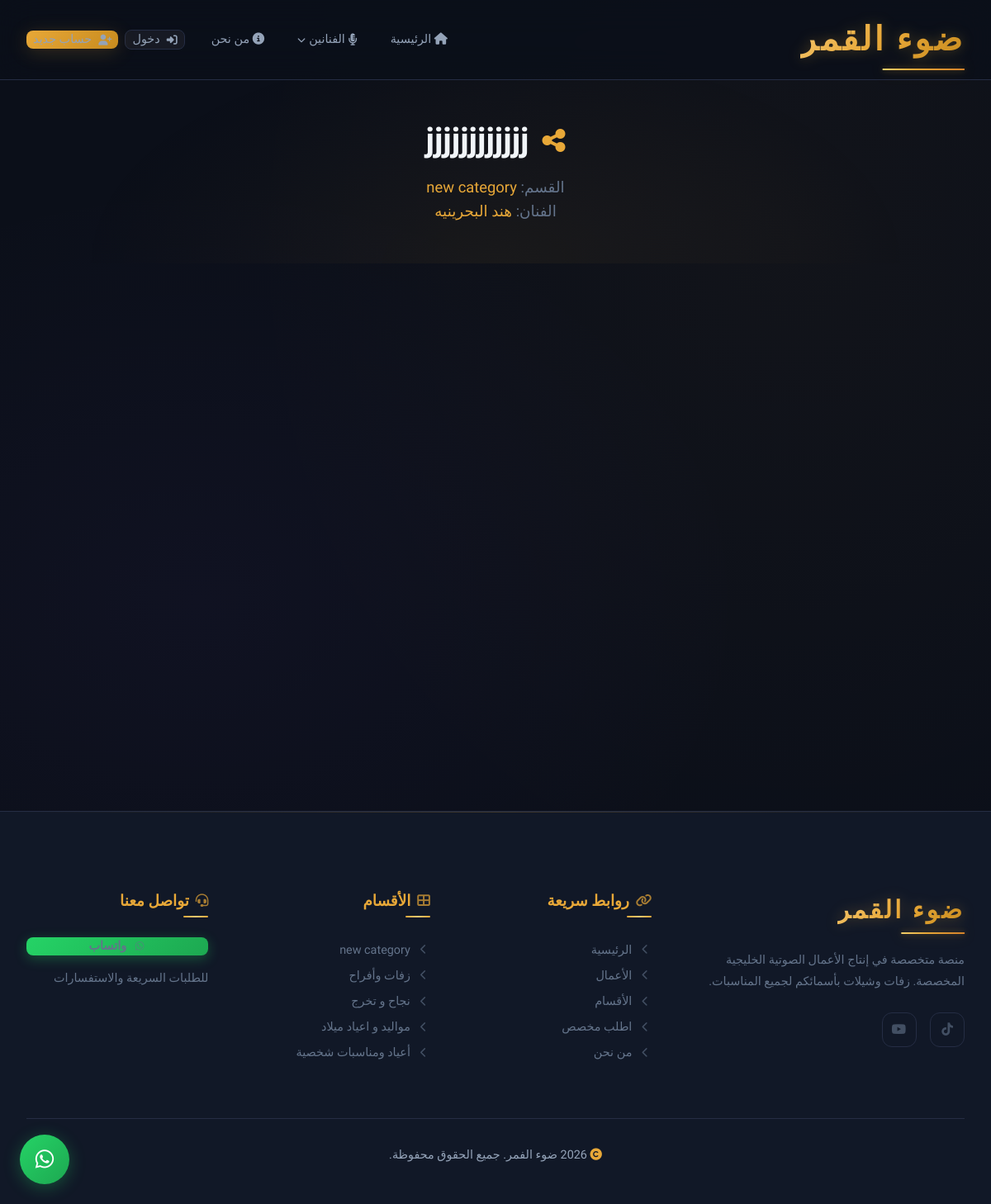
Screenshot of /sample/18 with the database file from the repository.
### app/models.py (models this page shows, shortened)
class Sample(db.Model):
    __tablename__ = 'samples'
    id = db.Column(db.Integer, primary_key=True)
    title = db.Column(db.String(200), nullable=False)
    category_id = db.Column(db.Integer, db.ForeignKey('categories.id'), nullable=False)
    media_type = db.Column(db.String(20), nullable=False, default='youtube')
    media_url = db.Column(db.String(500), nullable=False)
    cover_image = db.Column(db.String(500), nullable=True)
    is_featured = db.Column(db.Boolean, default=False)
    created_at = db.Column(db.DateTime, default=lambda: datetime.now(timezone.utc))
    singers = db.relationship(
        'Singer',
        secondary=sample_singers,
        back_populates='samples',
        order_by='Singer.sort_order, Singer.name',
    )

class Category(db.Model):
    __tablename__ = 'categories'
    id = db.Column(db.Integer, primary_key=True)
    name = db.Column(db.String(100), nullable=False)
    slug = db.Column(db.String(100), unique=True, nullable=False)
    description = db.Column(db.Text, nullable=True)
    icon = db.Column(db.String(50), nullable=True)
    sort_order = db.Column(db.Integer, default=0)
    parent_id = db.Column(db.Integer, db.ForeignKey('categories.id'), nullable=True)
    subcategories = db.relationship(
        'Category',
        backref=db.backref('parent', remote_side=[id]),
        lazy='dynamic'
    )
    samples = db.relationship('Sample', backref='category', lazy='dynamic')

class Singer(db.Model):
    __tablename__ = 'singers'
    id = db.Column(db.Integer, primary_key=True)
    name = db.Column(db.String(120), nullable=False)
    slug = db.Column(db.String(120), unique=True, nullable=False)
    background_image = db.Column(db.String(500), nullable=True)
    sort_order = db.Column(db.Integer, default=0)
    created_at = db.Column(db.DateTime, default=lambda: datetime.now(timezone.utc))
    samples = db.relationship(
        'Sample',
        secondary=sample_singers,
        back_populates='singers',
        lazy='dynamic',
    )

### app/routes/main.py (the view)
@main_bp.route('/sample/<int:sample_id>')
def sample_detail(sample_id):
    sample = (
        Sample.query.options(
            joinedload(Sample.category).joinedload(Category.parent),
            selectinload(Sample.singers),
        )
        .filter_by(id=sample_id)
        .first()
    )
    if sample is None:
        abort(404)
    categories = Category.query.order_by(Category.sort_order).all()
    return render_template('sample.html', sample=sample, categories=categories)

### app/templates/sample.html (shortened to what this page needs)
{% extends "base.html" %}
{% from "macros.html" import back_to_home, sample_card, section_header %}
{% block content %}
<section class="category-hero">
    <div class="container">
        <h1><i class="fas fa-share-nodes"></i> {{ sample.title }}</h1>
        <p>
            <span style="color: var(--text-tertiary);">القسم:</span>
            <a href="{{ url_for('main.category', slug=(sample.category.parent.slug if sample.category.parent else sample.category.slug)) }}" style="color: var(--accent); text-decoration: none;">
                {{ sample.category.parent.name if sample.category.parent else sample.category.name }}
            </a>
            {% if sample.singers %}
            <br>
            <span style="color: var(--text-tertiary);">الفنان:</span>
            {% for singer in sample.singers %}
            <a href="{{ url_for('main.singer', slug=singer.slug) }}" style="color: var(--accent); text-decoration: none;">
                {{ singer.name }}
            </a>{% if not loop.last %}<span style="color: var(--text-dim);">،</span>{% endif %}
            {% endfor %}
            {% endif %}
        </p>
    </div>
</section>
<section class="section">
    <div class="container">
        <div class="samples-grid" style="max-width: 520px; margin: 0 auto;">
        </div>
    </div>
</section>
{% endblock %}

### app/templates/base.html (shortened to what this page needs)
<!DOCTYPE html>
<html lang="ar" dir="rtl">
<head>
    <link rel="stylesheet"
          href="https://cdnjs.cloudflare.com/ajax/libs/font-awesome/6.5.1/css/all.min.css"
          onerror="this.onerror=null;this.href='https://cdn.jsdelivr.net/npm/@fortawesome/fontawesome-free@6.5.1/css/all.min.css';" />
    <link rel="stylesheet" href="{{ url_for('static', filename='css/variables.css') }}">
    <link rel="stylesheet" href="{{ url_for('static', filename='css/base.css') }}">
    <link rel="stylesheet" href="{{ url_for('static', filename='css/components.css') }}">
    <link rel="stylesheet" href="{{ url_for('static', filename='css/pages.css') }}">
</head>
<body>
    <nav class="navbar" id="navbar">
        <div class="container">
            <a href="{{ url_for('main.index') }}" class="logo">ضوء القمر</a>
            <div class="nav-links" id="navLinks">
                <a href="{{ url_for('main.index') }}" class="{% if request.endpoint == 'main.index' %}active{% endif %}">
                    <i class="fas fa-home"></i> الرئيسية
                </a>
                <details class="nav-dropdown {% if request.endpoint == 'main.singer' %}active{% endif %}">
                    <summary class="nav-dropdown__summary">
                        <i class="fas fa-microphone-lines"></i> الفنانين
                        <i class="fas fa-chevron-down nav-dropdown__chevron"></i>
                    </summary>
                </details>
                <a href="{{ url_for('main.about') }}" class="{% if request.endpoint == 'main.about' %}active{% endif %}">
                    <i class="fas fa-info-circle"></i> من نحن
                </a>
                <div class="nav-auth">
                    {% if current_user.is_authenticated %}
                        {% if current_user.is_admin %}
                            <a href="{{ url_for('admin.dashboard') }}" class="btn btn-sm btn-ghost">
                                <i class="fas fa-shield-halved"></i> لوحة التحكم
                            </a>
                        {% endif %}
                        <a href="{{ url_for('orders.dashboard') }}" class="btn btn-sm btn-secondary">
                            <i class="fas fa-clipboard-list"></i> طلباتي
                        </a>
                        <a href="{{ url_for('auth.logout') }}" class="btn btn-sm btn-ghost">
                            <i class="fas fa-sign-out-alt"></i> خروج
                        </a>
                    {% else %}
                        <a href="{{ url_for('auth.login') }}" class="btn btn-sm btn-ghost">
                            <i class="fas fa-sign-in-alt"></i> دخول
                        </a>
                        <a href="{{ url_for('auth.register') }}" class="btn btn-sm btn-primary">
                            <i class="fas fa-user-plus"></i> حساب جديد
                        </a>
                    {% endif %}
                </div>
            </div>
        </div>
    </nav>
    <main>
        {% block content %}{% endblock %}
    </main>
    <footer class="footer">
        <div class="container">
            <div class="footer-grid">
                <div class="footer-col footer-brand">
                    <div class="logo" style="margin-bottom: var(--space-lg); font-size: var(--fs-xl); display: inline-block;">ضوء القمر</div>
                    <p>منصة متخصصة في إنتاج الأعمال الصوتية الخليجية المخصصة. زفات وشيلات بأسمائكم لجميع المناسبات.</p>
                    <div class="footer-social">
                        <a href="https://www.tiktok.com/@.bo6b?_r=1&_t=ZS-95rwLRkdma8" aria-label="TikTok">
                            <i class="fab fa-tiktok"></i>
                        </a>
                        <a href="https://youtube.com/@zaffat-f9o?si=nrIe7QA_RzNBtxz0" aria-label="YouTube">
                            <i class="fab fa-youtube"></i>
                        </a>
                    </div>
                </div>
                <div class="footer-col">
                    <h4 class="footer-col__title"><i class="fas fa-link"></i> روابط سريعة</h4>
                    <a href="{{ url_for('main.index') }}"><i class="fas fa-chevron-left"></i> الرئيسية</a>
                    <a href="{{ url_for('main.index') }}#featured"><i class="fas fa-chevron-left"></i> الأعمال</a>
                    <a href="{{ url_for('main.index') }}#categories"><i class="fas fa-chevron-left"></i> الأقسام</a>
                    <a href="{{ url_for('orders.new_order') }}"><i class="fas fa-chevron-left"></i> اطلب مخصص</a>
                    <a href="{{ url_for('main.about') }}"><i class="fas fa-chevron-left"></i> من نحن</a>
                </div>
                <div class="footer-col">
                    <h4 class="footer-col__title"><i class="fas fa-th-large"></i> الأقسام</h4>
                    {% for category in footer_categories %}
                    <a href="{{ url_for('main.category', slug=category.slug) }}"><i class="fas fa-chevron-left"></i> {{ category.name }}</a>
                    {% endfor %}
                </div>
                <div class="footer-col">
                    <h4 class="footer-col__title"><i class="fas fa-headset"></i> تواصل معنا</h4>
                    <a href="https://wa.me/{{ whatsapp_number.replace('+', '') }}" target="_blank" class="btn btn-whatsapp btn-sm" style="margin-bottom: var(--space-md);">
                        <i class="fab fa-whatsapp"></i> واتساب
                    </a>
                    <p style="font-size: var(--fs-sm); color: var(--text-tertiary);">للطلبات السريعة والاستفسارات</p>
                </div>
            </div>
            <div class="footer-bottom">
                <p><i class="fas fa-copyright"></i> {{ brand_year }} {{ brand_name }}. جميع الحقوق محفوظة.</p>
            </div>
        </div>
    </footer>
    <a href="https://wa.me/{{ whatsapp_number.replace('+', '') }}" target="_blank" class="whatsapp-float" aria-label="تواصل واتساب">
        <i class="fab fa-whatsapp"></i>
    </a>
</body>
</html>

### app/static/css/variables.css (style rules this page uses)
:root { --accent: #E8A838; --accent-light: #F5C871; --accent-dark: #C78B1E; --accent-glow: rgba(232, 168, 56, 0.35); --accent-5: rgba(232, 168, 56, 0.05); --accent-10: rgba(232, 168, 56, 0.10); --accent-15: rgba(232, 168, 56, 0.15); --accent-20: rgba(232, 168, 56, 0.20); --gradient-accent: linear-gradient(135deg, #E8A838 0%, #F5C871 50%, #E8A838 100%); --gradient-accent-btn: linear-gradient(135deg, #E8A838 0%, #C78B1E 100%); --gradient-accent-text: linear-gradient(135deg, #F5C871, #E8A838, #C78B1E); --gradient-accent-vivid: linear-gradient(135deg, #F2D06B 0%, #E8A838 40%, #D4822A 100%); --secondary: #8B5CF6; --secondary-light: #A78BFA; --secondary-dark: #7C3AED; --secondary-glow: rgba(139, 92, 246, 0.25); --secondary-10: rgba(139, 92, 246, 0.10); --tertiary: #14B8A6; --tertiary-glow: rgba(20, 184, 166, 0.2); --bg-base: #0B0F19; --bg-card: #111827; --bg-elevated: #1A2035; --bg-hover: #1E2642; --bg-border: #252D44; --bg-border-light: #2E3A56; --text-primary: #F1F5F9; --text-secondary: #94A3B8; --text-tertiary: #64748B; --text-dim: #475569; --success: #22C55E; --success-bg: rgba(34, 197, 94, 0.12); --success-border: rgba(34, 197, 94, 0.25); --warning: #F59E0B; --warning-bg: rgba(245, 158, 11, 0.12); --warning-border: rgba(245, 158, 11, 0.25); --info: #3B82F6; --info-bg: rgba(59, 130, 246, 0.12); --info-border: rgba(59, 130, 246, 0.25); --error: #EF4444; --error-bg: rgba(239, 68, 68, 0.12); --error-border: rgba(239, 68, 68, 0.25); --whatsapp: #25D366; --whatsapp-dark: #1DA851; --whatsapp-glow: rgba(37, 211, 102, 0.3); --font-primary: 'Tajawal', 'Segoe UI', sans-serif; --fs-xs: clamp(0.7rem, 0.65rem + 0.25vw, 0.8rem); --fs-sm: clamp(0.8rem, 0.75rem + 0.3vw, 0.9rem); --fs-base: clamp(0.9rem, 0.85rem + 0.35vw, 1rem); --fs-md: clamp(1rem, 0.9rem + 0.5vw, 1.15rem); --fs-lg: clamp(1.15rem, 1rem + 0.7vw, 1.4rem); --fs-xl: clamp(1.4rem, 1.15rem + 1.2vw, 1.85rem); --fs-2xl: clamp(1.75rem, 1.35rem + 2vw, 2.5rem); --fs-3xl: clamp(2.2rem, 1.5rem + 3.5vw, 3.5rem); --fs-hero: clamp(2rem, 1.2rem + 4vw, 3.8rem); --fw-light: 300; --fw-regular: 400; --fw-medium: 500; --fw-bold: 700; --fw-black: 900; --lh-tight: 1.3; --lh-normal: 1.6; --lh-relaxed: 1.8; --space-xs: 0.25rem; --space-sm: 0.5rem; --space-md: 1rem; --space-lg: 1.5rem; --space-xl: 2rem; --space-2xl: 3rem; --space-3xl: 4rem; --space-4xl: 6rem; --space-section: clamp(3rem, 2rem + 5vw, 6rem); --container-max: 1200px; --container-padding: clamp(1rem, 3vw, 2rem); --radius-sm: 8px; --radius-md: 12px; --radius-lg: 16px; --radius-xl: 24px; --radius-full: 9999px; --shadow-sm: 0 2px 8px rgba(0, 0, 0, 0.25); --shadow-md: 0 4px 24px rgba(0, 0, 0, 0.35); --shadow-lg: 0 8px 40px rgba(0, 0, 0, 0.45); --shadow-accent: 0 4px 25px rgba(232, 168, 56, 0.2); --shadow-accent-lg: 0 8px 40px rgba(232, 168, 56, 0.25); --shadow-card: 0 4px 20px rgba(0, 0, 0, 0.3); --shadow-card-hover: 0 12px 40px rgba(0, 0, 0, 0.4), 0 0 0 1px rgba(232, 168, 56, 0.1); --glass-bg: rgba(11, 15, 25, 0.8); --glass-bg-heavy: rgba(11, 15, 25, 0.92); --glass-border: rgba(232, 168, 56, 0.12); --glass-blur: 20px; --transition-fast: 0.15s ease; --transition-base: 0.3s cubic-bezier(0.4, 0, 0.2, 1); --transition-slow: 0.5s cubic-bezier(0.4, 0, 0.2, 1); --transition-spring: 0.5s cubic-bezier(0.175, 0.885, 0.32, 1.275); --z-dropdown: 100; --z-sticky: 200; --z-nav: 300; --z-modal: 400; --z-whatsapp: 500; }

### app/static/css/pages.css (style rules this page uses)
.samples-grid { display: grid; grid-template-columns: repeat(auto-fill, minmax(320px, 1fr)); gap: var(--space-xl); }
.category-hero { padding: calc(80px + var(--space-3xl)) 0 var(--space-2xl); text-align: center; position: relative; background: radial-gradient(ellipse at 50% 100%, rgba(232, 168, 56, 0.05) 0%, transparent 60%); }
.category-hero h1 { font-size: var(--fs-2xl); margin-bottom: var(--space-md); display: flex; align-items: center; justify-content: center; gap: var(--space-md); }
.category-hero h1 i { color: var(--accent); font-size: 0.8em; }
.category-hero p { font-size: var(--fs-md); color: var(--text-tertiary); max-width: 600px; margin: 0 auto; }

### rows the page displays
Sample: title "jjjjjjjjjjjj"
Category: category.parent "new category", name "new category"
Singer: name "هند البحرينيه"
Category: name "زفات وأفراح"
Category: name "نجاح و تخرج"
Category: name "مواليد و اعياد ميلاد"
Category: name "أعياد ومناسبات شخصية"

### other values shown
{{ brand_name }} "ضوء الفمر"
